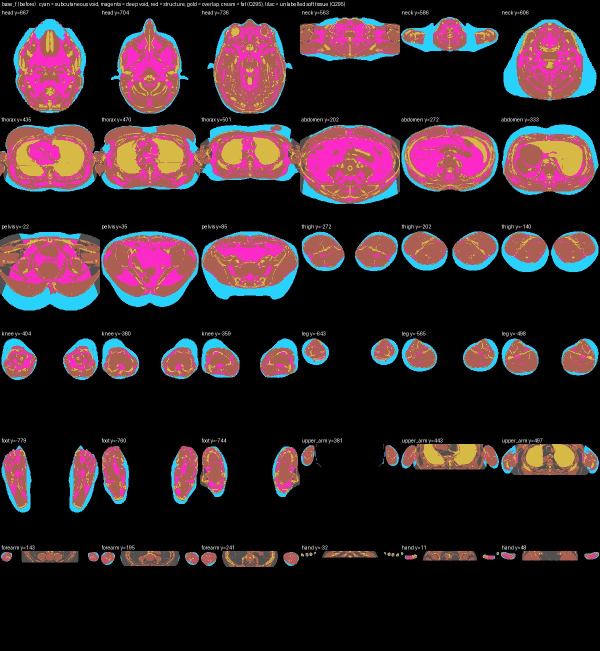
#> input picture data/derived/Q295_montages/base_f_before.jpg, 1200 x 1302 px (shown at 1/2 size); its folder holds only this picture in this run
$ python -i vhf_femoral_track.py   (imports and definitions only)
#> lines starting #> are read from the running program, lines starting #| are printed output that depends on the picture; after the words box and inside, x2 and y2 are one past the last pixel; in counts of white or black regions, pixels touching at a corner belong together
#> further down, picture is the input picture: shape (1302, 1200, 3); mean B, G, R 41.3, 36, 51.2
### scripts/cryo/vhf_nerve_track.py
"""Track a peripheral nerve through the female's FULL-RESOLUTION cryosection crops (vhf_stream_crops.py).

    python3 scripts/cryo/vhf_nerve_track.py --crops SCRATCH/vh_cryo_f/thigh --side right --nerve sciatic \
        --bundle build/viewer_f --y-start -60 --y-end -440 --out SCRATCH/vh_cryo_f/sciatic_right.json [--montage PNG]

A nerve in a cryosection is a compact bundle of pale fascicles (whitish-pink dots, 0.5-2 mm) in a pinkish
epineurium, lying in the loose connective tissue BETWEEN muscles -- never inside a belly. Per 1 mm level:
  corridor  = photograph pixels that are not muscle-red and not gel, inside the deep compartment (the
              muscle-red mask closed by 12 mm and filled, i.e. under the deep fascia), within 15 mm of the
              nerve's "roof" muscles and within 15 mm of its "floor" muscles (sections of her meshes at
              this level: the sciatic nerve runs deep to gluteus maximus / the hamstrings and on quadratus
              femoris / adductor magnus);
  detector  = fascicle TEXTURE (nerve_blobs): mid brightness with dense fine edges, away from the muscle/fat
              boundaries that mimic it; blobs of 6-200 mm2 at least half inside the corridor;
  tracking  = Viterbi over the levels from the seed down: the chain of blobs with the smallest total
              centroid jump (mm), a level without a usable blob costs 6 mm and keeps the position, jumps
              > 8 mm (+2 mm per preceding gap) are forbidden; the chain ends at the last level it reaches.
The seed is a LANDMARK RULE (sciatic: midway between the ischial tuberosity and the greater trochanter at
the level 20 mm below the tuberosity, under gluteus maximus), not a hand click. Output: per-level centroid,
area and mask bbox (atlas mm), a 0.5 mm label volume for `ingest_volume_geometry.py convert`, and montages
for the human check that the tracked cord IS the nerve. Rule-based; badged; volumes recorded.
"""
from __future__ import annotations

import argparse
import json
import sys
from pathlib import Path

import numpy as np
import trimesh
from PIL import Image, ImageDraw
from scipy import ndimage as ndi
from skimage.morphology import convex_hull_image

REPO = Path(__file__).resolve().parents[2]
sys.path.insert(0, str(REPO))
from scripts.transfer.bundle_io import read_bundle_dir, meshes_by_id  # noqa: E402

PX = 1 / 3.0                      # mm per full-resolution pixel
NERVES = {
    "sciatic": {"roof": ["gluteus_maximus", "biceps_femoris", "semitendinosus", "semimembranosus"],
                "floor": ["quadratus_femoris", "adductor_magnus", "gluteus_minimus", "gluteus_medius", "piriformis", "obturator_internus",
                          "gemellus_superior", "gemellus_inferior", "obturator_externus", "popliteus", "gastrocnemius", "vastus_lateralis"],
                "bone": ["femur", "patella", "tibia", "fibula"],
                "corridor_mm": 15.0, "area_mm2": (6.0, 200.0)},
}
SOURCE = ("U.S. National Library of Medicine, The Visible Human Project (public domain), female cryosections at full "
          "resolution (0.33 mm) via the NCI Imaging Data Commons. Derived data (scripts/cryo/vhf_nerve_track.py).")
SOURCE_M = ("U.S. National Library of Medicine, The Visible Human Project (public domain), male cryosections at full "
            "resolution (0.33 mm) via the NCI Imaging Data Commons. Derived data (scripts/cryo/vhm_stream_leg_crops.py + "
            "scripts/cryo/vhf_nerve_track.py).")


class Crops:
    # [16 lines left out: functions __init__, level, not called in this run]

    def image(self, y):
        L, w = self.level(y); j = self.j_of[int(y)]
        return np.asarray(self.a[j, :w[1] - w[0], :w[3] - w[2]])

    # [39 lines left out: functions atlas_to_px, px_to_atlas, section_masks, photo_classes, not called in this run]


def disk(r):
    y, x = np.ogrid[-r:r + 1, -r:r + 1]; return (x * x + y * y) <= r * r


# [239 lines left out: functions nerve_blobs, honeycomb_score, candidates, corridor_mask, seed_rule, learned_candidates and 5 more, not called in this run]


# [2 lines that do not run on import are left out]

### scripts/cryo/vhf_femoral_track.py
"""Track the FEMORAL neurovascular bundle through the female's FULL-RESOLUTION cryosection crops (Q55).

    python3 scripts/cryo/vhf_femoral_track.py track --crops SCRATCH/vh_cryo_f/thigh --side right \
        --bundle build/viewer_f --y-start 20 --y-end -330 --out SCRATCH/vh_cryo_f/femoral_right
    python3 scripts/cryo/vhf_femoral_track.py clean --tracks SCRATCH/vh_cryo_f/femoral_right \
        --span artery=14:-46 vein=14:-46 nerve=14:-12 --crops SCRATCH/vh_cryo_f/thigh --side right \
        --montage data/ct_sources/task_outputs/vhf_femoral_bundle_cryo_right.png
    python3 scripts/cryo/vhf_nerve_volume.py --crops SCRATCH/vh_cryo_f/thigh \
        --track femoral_a_r=SCRATCH/vh_cryo_f/femoral_right_artery_clean.json:14:-46 ... \
        --out data/ct_sources/task_outputs/vhf_femoral_bundle_cryo.nii.gz \
        --labels-out mappings/vhf_femoral_bundle_labels.json \
        --mapping-out mappings/subjects/ct_vhf_femoral_volume_mapping.json --subject ct_vhf_femoral
    python3 scripts/cryo/vhf_femoral_track.py report --tracks SCRATCH/vh_cryo_f/femoral_right --suffix _clean \
        --span artery=14:-46 vein=14:-46 nerve=14:-12 --ids '{"artery_right": "femoral_a_r", ...}' \
        --volume-report data/ct_sources/task_outputs/vhf_femoral_bundle_cryo_report.json --out <same file>

Companion of vhf_nerve_track.py (sciatic): same crops (vhf_stream_crops.py), same Crops/corridor/section
machinery and the same volume builder (vhf_nerve_volume.py); a different detector for the two vessels, a
joint seed rule for the three structures, and a local walk (aorta_from_cryo.py) instead of a global Viterbi,
because a lumen's appearance changes down the thigh while its position does not.

ANATOMY (Gray's 42nd ed. 'Thigh'; Moore 8th ed.). Under the inguinal ligament the order lateral -> medial is
femoral NERVE, femoral ARTERY, femoral VEIN. The artery and vein cross the femoral triangle (roof: fascia lata
between sartorius laterally and adductor longus medially; floor: iliopsoas + pectineus + adductor longus) and
enter the adductor canal (between vastus medialis, adductor longus/magnus and sartorius), where the VEIN comes
to lie POSTERIOR(-lateral) to the artery; both leave the canal through the ADDUCTOR HIATUS in adductor magnus.
The nerve trunk breaks into its anterior and posterior divisions within ~4-5 cm of the ligament.

RULES:
  corridor  = as vhf_nerve_track.corridor_mask with roof = sartorius/iliopsoas/pectineus/adductor longus,
              floor = iliopsoas/pectineus/vastus medialis/adductor longus/adductor magnus, bone = femur,
              20 mm; the bundle lives in this intermuscular space, never inside a belly. Used for the seed
              level and for every nerve level (the vessel walk below is local and needs no corridor).
  seed      = LANDMARK RULE, not a hand click. The inguinal-ligament midpoint M = (ASIS + pubic tubercle)/2
              from her hip-bone mesh. Walking down from the first crop level, the first level at which a
              PAIR of dark round lumina sits within 35 mm of M (3-25 mm apart in x, < 18 mm in z, largest
              combined area) is the seed level; the LATERAL member is the artery, the MEDIAL the vein.
              A lumen there = near-black core (3 mm mean red < 58, her muscle is dark *red* 75-95 and fat
              cream > 150; blue-black clot counts, only blue reaching the crop edge is embedding gel),
              opened by 0.7 mm, touching lumina split by a distance watershed, each grown out to its wall
              (watershed on red < 105, at most 2 mm past the core), 8-200 mm2, solidity >= 0.75, aspect
              <= 2.5, >= 40% inside the corridor, 20th percentile of red < 40 (the darkest muscle patches
              bottom out at 43-49) and a pale wall (ring red >= 30 above the lumen).
  vessels   = WALK with the previous section as the prior (aorta_from_cryo.py rule at full resolution):
              inside the previous mask dilated by 5 mm, threshold at the window's 15th percentile of red
              + 18 (adaptive: distally the lumen is grey-brown, not black, but it is still the darkest
              round thing in the window), split touching lumina, and take the component of 0.35-3x the
              previous area with solidity >= 0.7, aspect <= 2.6, a wall (ring red >= 20 above the lumen)
              and the centroid nearest the previous one. A level without such a component is a gap that
              keeps the previous position; 8 gaps in a row end the walk. The two are walked TOGETHER and
              the chosen pair must stay within 20 mm of each other, because artery and vein share one
              femoral sheath the whole way: that is what keeps the artery off the profunda femoris (which
              leaves the vein behind and dives posterolaterally, 3-5 cm below the ligament) and the vein
              off the great saphenous (which leaves the artery at the saphenofemoral junction and climbs
              into the subcutaneous fat). A mask wider than ~1.2x the textbook maximum (artery 95 mm2,
              vein 160 mm2) is refused: past that the component has eaten into muscle.
  nerve     = walk of fascicle texture (vhf_nerve_track.nerve_blobs), 6-120 mm2, inside the corridor,
              LATERAL to the tracked artery and 3-30 mm from it, within 6 mm of the previous position. The
              walk stops when the blob has been under 8 mm2 for 3 levels or 4 levels give nothing: the trunk
              has divided, and that level is reported as the split.
  cleaning  = before the volume is built, a tracked level whose mask is ragged (solidity < 0.85) or whose
              diameter falls outside the textbook band widened by 25% is dropped back to a gap: that is the
              walk's one failure mode, a mask that has run into muscle.
  hiatus    = the first level below y = -150 at which the tracked artery centroid falls inside her adductor
              magnus section (the artery passing through the adductor hiatus).
  diameter  = per level, both the area-equivalent diameter 2*sqrt(area/pi) and the inscribed diameter
              2*max(distance transform); expected adult common femoral a. 6-9 mm, superficial femoral 5-7,
              femoral v. 9-13 (Gray's; Moore). Measured values are recorded per level in the report.

LIMITS: the crops start at y = +20 mm and the lumen pair is only separable from y = +12 mm down, i.e. ~20 mm
below the inguinal-ligament midpoint, so the top of the common femoral vessels is not covered. The roof/floor meshes are TRANSFERRED muscle
meshes, so the corridor is approximate (it is only used to reject far-away blobs, at 40% overlap). A lumen
that touches muscle without a pale wall between is kept at its dark core, which under-measures it. Nothing
here is a segmentation of the vessel wall: the tracked mask is the lumen.
Rule-based; badged; volumes and per-level diameters recorded.
"""
from __future__ import annotations

import argparse
import json
import os
import sys
from pathlib import Path

import numpy as np
from PIL import Image, ImageDraw
from scipy import ndimage as ndi
from skimage.feature import peak_local_max
from skimage.morphology import convex_hull_image
from skimage.segmentation import watershed

REPO = Path(__file__).resolve().parents[2]
sys.path.insert(0, str(REPO))
from scripts.cryo.vhf_nerve_track import (Crops, PX, corridor_mask, disk, nerve_blobs,  # noqa: E402
                                          section_masks)
from scripts.transfer.bundle_io import meshes_by_id, read_bundle_dir  # noqa: E402

SOURCE = ("U.S. National Library of Medicine, The Visible Human Project (public domain), female cryosections at full "
          "resolution (0.33 mm) via the NCI Imaging Data Commons. Derived data (scripts/cryo/vhf_femoral_track.py).")
FEMORAL = {"roof": ["sartorius", "iliopsoas", "pectineus", "adductor_longus"],
           "floor": ["iliopsoas", "pectineus", "vastus_medialis", "adductor_longus", "adductor_magnus"],
           "bone": ["femur"], "corridor_mm": 20.0,
           "core_thr": 58.0, "wall_thr": 105.0, "vessel_mm2": (8.0, 200.0), "nerve_mm2": (6.0, 120.0),
           # a femoral lumen is never wider than ~1.2x the textbook maximum: past that the mask has eaten
           # into her dark-red muscle, which is the walk's one failure mode
           "max_mm2": {"artery": 95.0, "vein": 160.0}}
EXPECTED_MM = {"artery": (5.0, 9.0), "vein": (7.0, 13.0), "nerve": (3.0, 12.0)}
NERVE_MIN_MM2 = 8.0


# ---------------------------------------------------------------- detectors
def outside_gel(blue):
    """The blue embedding gel = the blue components that reach the edge of the crop. A blue-black blob deep
    inside the limb is a vein whose clot photographed blue, so it must NOT be thrown away with the gel."""
    lab, n = ndi.label(blue)
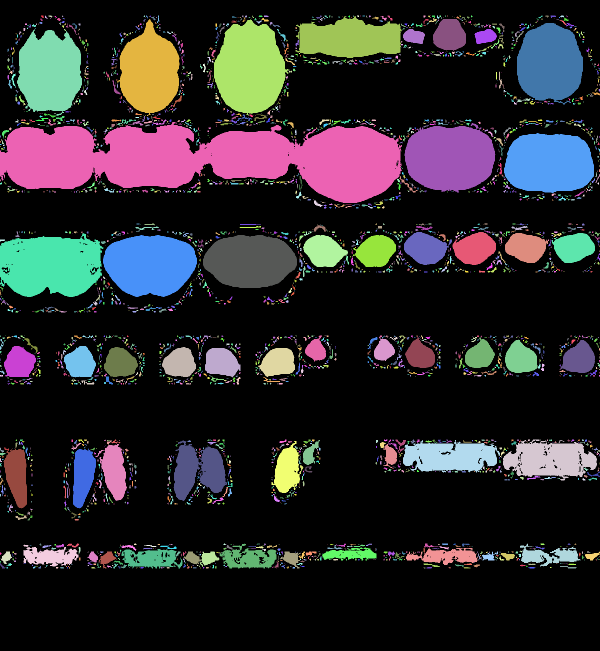
#> lab: shape (1302, 1200) int32 (shown at 1/2 size); 3627 distinct labels, from 0 to 3626; one colour per label, 0 black
#> n = 3626
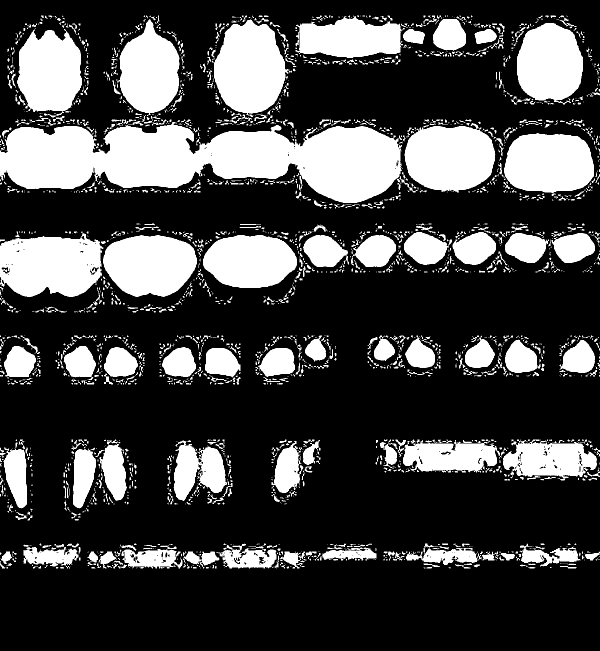
#> blue: shape (1302, 1200) bool (shown at 1/2 size); 27.5% white; 2673 white regions (1894 under 20 px), largest, box (x1, y1, x2, y2) and area: (0, 244, 804, 406) 82785, (0, 463, 207, 594) 20995, (423, 39, 584, 234) 20475
    if n == 0:
        return blue
    edge = np.unique(np.concatenate([lab[0], lab[-1], lab[:, 0], lab[:, -1]]))
#> edge = 70 values from 0 to 3523
    edge = edge[edge > 0]
#> edge = 69 values from 494 to 3523
    return np.isin(lab, edge)
#> returned value: shape (1302, 1200) bool; 6.7% white; 67 white regions (50 under 20 px), largest, box (x1, y1, x2, y2) and area: (0, 244, 804, 406) 82727, (0, 466, 207, 594) 20987, (1170, 1103, 1200, 1121) 269


def vessel_lumina(im, core_thr=58.0, wall_thr=105.0):
    """Label image of dark round lumina: near-black cores split by a distance watershed, each grown out to
    its wall (watershed on the red channel inside red < wall_thr, never further than 2 mm from the core, so
    the growth cannot run away into her dark-red muscle) unless the growth leaks (> 3x the core)."""
    R = im[..., 0].astype(np.float32); B = im[..., 2].astype(np.float32)
    gel = outside_gel(B > R)          # blue INSIDE the limb is clotted/blue-black blood, not embedding gel
    R3 = ndi.uniform_filter(R, 3)
    core = ndi.binary_fill_holes(ndi.binary_opening((R3 < core_thr) & ~gel, structure=disk(2)))
#> core: shape (1302, 1200) bool; 80.6% white; 54 black regions (28 under 20 px), largest, box (x1, y1, x2, y2) and area: (0, 244, 998, 409) 119005, (0, 462, 598, 622) 75394, (1003, 248, 1200, 391) 23075
    if not core.any():
        return np.zeros(im.shape[:2], np.int32)
    dist = ndi.distance_transform_edt(core)
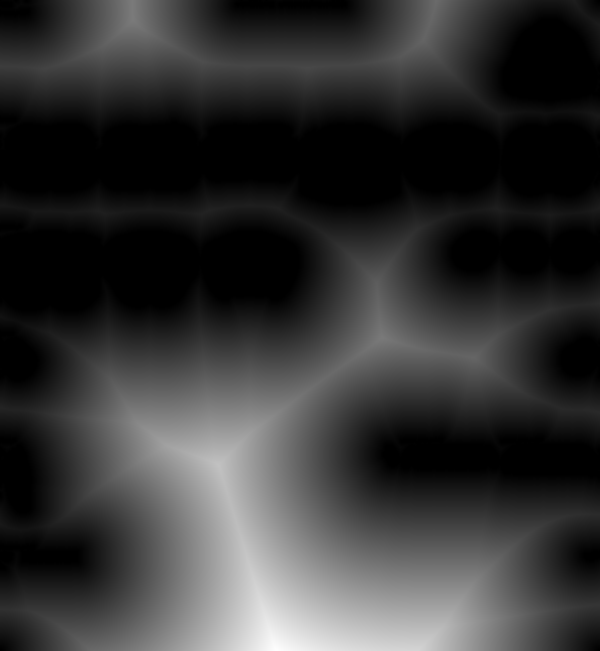
#> dist: shape (1302, 1200) float64 (shown at 1/2 size); min 0, max 434.9, mean 89.5; drawn with min black and max white
    pk = peak_local_max(dist, labels=core, min_distance=8, exclude_border=False)
#> pk = 91 pairs, first value 0 to 1301, second value 0 to 1199
    mk = np.zeros(core.shape, np.int32)
    for i, (r, c) in enumerate(pk):
        mk[r, c] = i + 1
#> this loop made 91 passes
#> (r, c) on passes 1 to 8: (1301, 552), (930, 437), (40, 265), (0, 264), (675, 764), (0, 872), (714, 943), (76, 848)
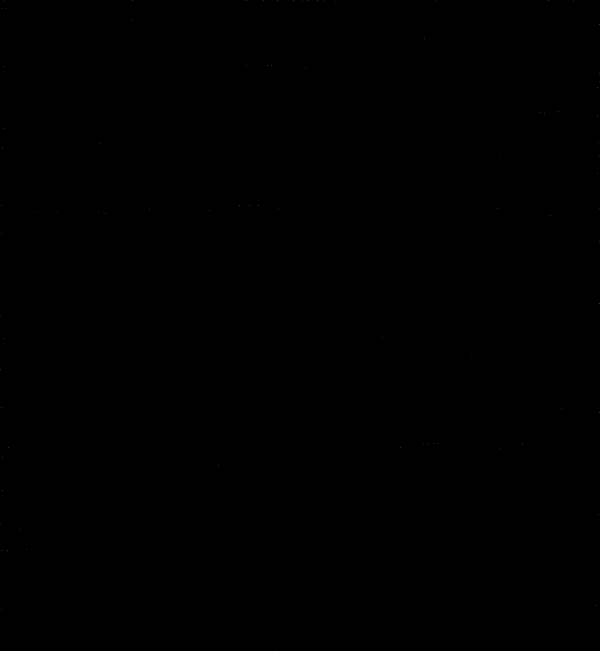
#> mk: shape (1302, 1200) int32 (shown at 1/2 size); 92 distinct labels, from 0 to 91; one colour per label, 0 black
    cores = watershed(-dist, mk, mask=core)
#> cores: shape (1302, 1200) int32; 92 distinct labels, from 0 to 91
    reach = ndi.binary_dilation(core, structure=disk(6))               # at most 2 mm beyond the core
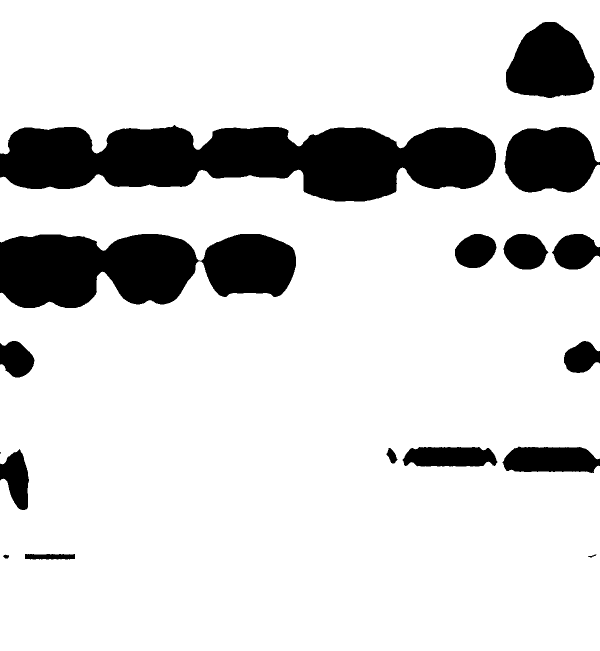
#> reach: shape (1302, 1200) bool (shown at 1/2 size); 83.9% white; 17 black regions (1 under 20 px), largest, box (x1, y1, x2, y2) and area: (0, 250, 992, 403) 104492, (0, 468, 592, 616) 66415, (1009, 254, 1200, 385) 19901
    grown = watershed(R3, cores, mask=(R3 < wall_thr) & ~gel & reach)
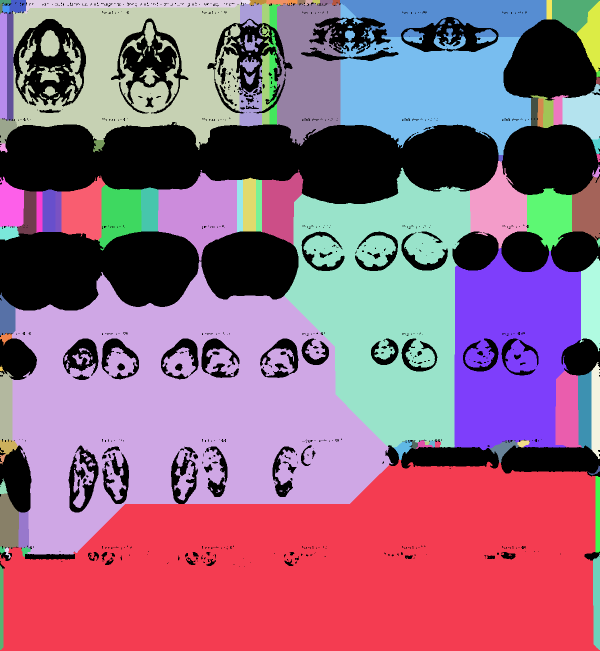
#> grown: shape (1302, 1200) int32 (shown at 1/2 size); 92 distinct labels, from 0 to 91; one colour per label, 0 black
    out = np.zeros(core.shape, np.int32)
    for i in range(1, int(cores.max()) + 1):
        c = cores == i
        if not c.any():
            continue
        g = grown == i
        keep = g if (g.sum() <= 3 * c.sum() and g.sum() * PX * PX <= 250.0) else c
        out[keep & (out == 0)] = i
#> this loop made 91 passes
#> pass 2, in vessel_lumina, `g = grown == i`:
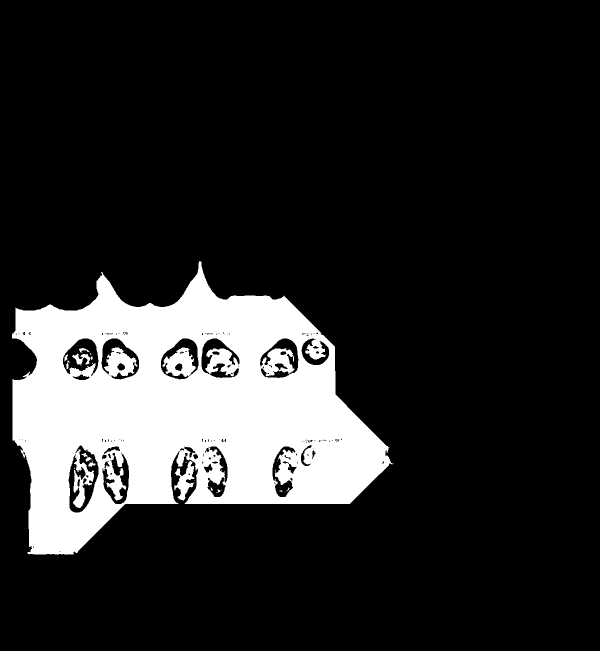
#> g: shape (1302, 1200) bool (shown at 1/2 size); 16.3% white; 26 white regions (16 under 20 px), largest, box (x1, y1, x2, y2) and area: (24, 522, 787, 1109) 252696, (348, 922, 389, 1001) 1412, (144, 707, 180, 731) 405
    return out


# [12 lines left out: function blob_stats, not called in this run]


def roundness_score(s):
    """1.0 = a round lumen, 0.0 = a ragged strip."""
    return float(np.clip((s["solidity"] - 0.65) / 0.30, 0, 1) * np.clip((2.5 - s["aspect"]) / 1.0, 0, 1))


# [430 lines left out: functions vessel_candidates, nerve_candidates, inguinal_midpoint, seed_pair, level_corridor, seed_level and 8 more, not called in this run]


# ---------------------------------------------------------------- montage
COL = {"artery": (255, 40, 40), "vein": (60, 120, 255), "nerve": (255, 230, 40)}


# [34 lines left out: function montage, not called in this run]


# ---------------------------------------------------------------- entry points
LAB_OF = {"artery": 1, "vein": 2, "nerve": 3}


# [130 lines left out: functions do_track, do_report, main, not called in this run]


# [2 lines not run here, left out]

>>> import cv2
>>> picture = cv2.imread('../../data/derived/Q295_montages/base_f_before.jpg')
>>> result = vessel_lumina(picture)
